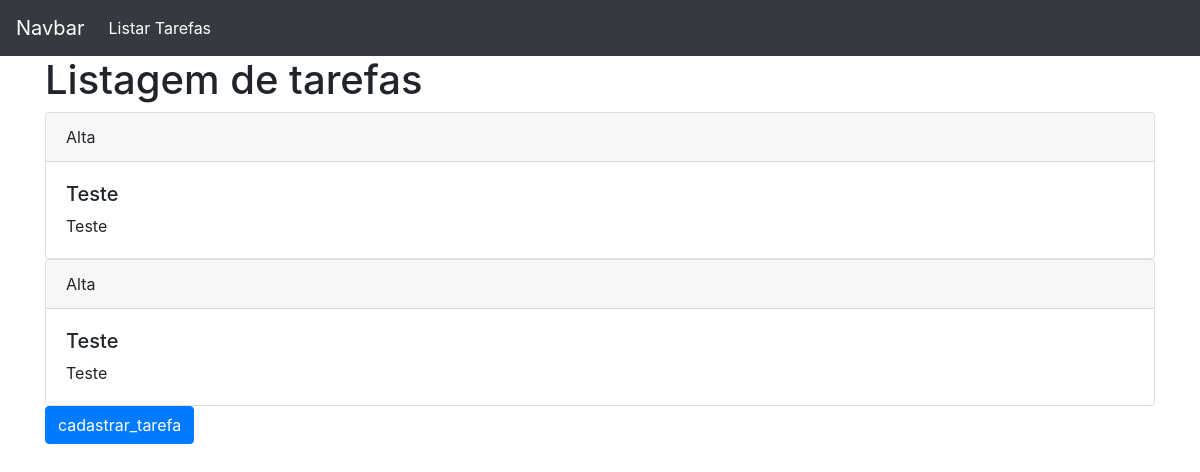
/listar_tarefas/, run on an earlier commit of the app's database.
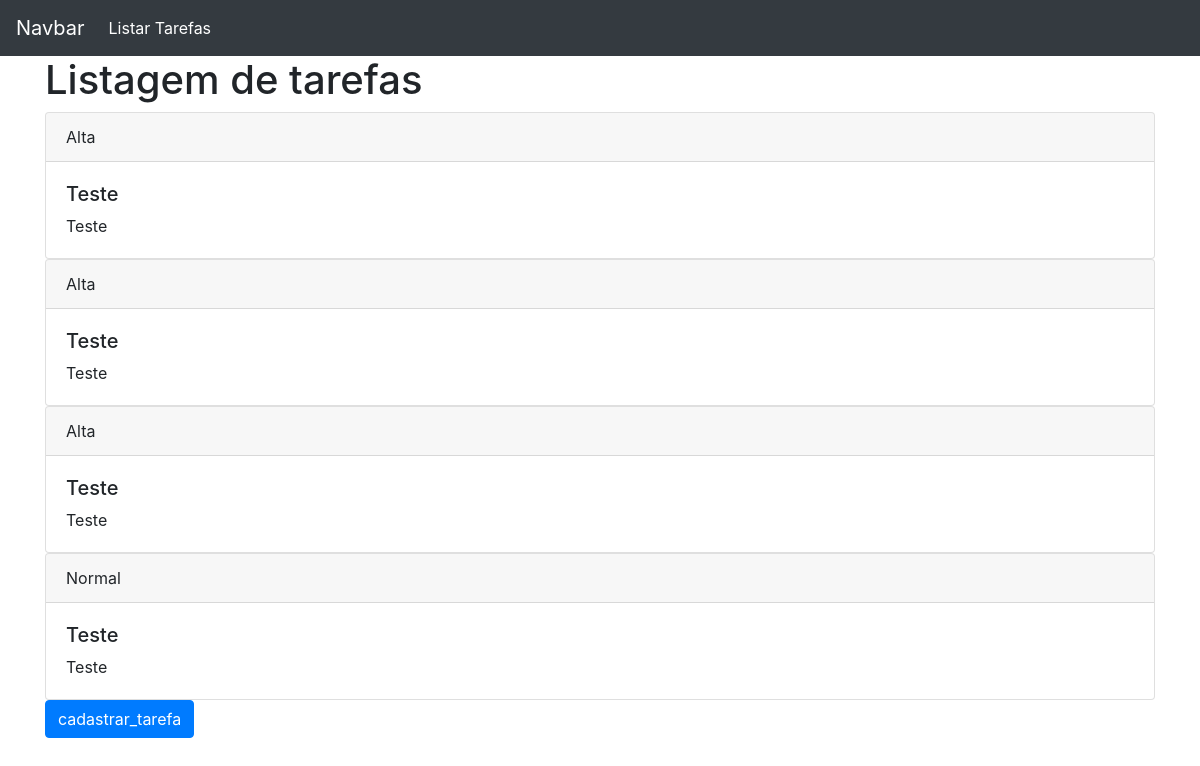
And on a later commit of the database.
### core/models.py (models this page shows)
class Tarefa(models.Model):
    PRIORIDADE_CHOICES = [
        ("A", "Alta"),
        ("B", "Normal"),
        ("C", "Baixa"),
    ]
    titulo = models.CharField(max_length=30, null=False, blank=False)
    descricao = models.CharField(max_length=100, null=False, blank=False)
    data_expiracao = models.DateField(null=False, blank=False)
    prioridade = models.CharField(max_length=1, choices=PRIORIDADE_CHOICES, null=False, blank=False)

### core/views.py (the view)
# urls.py: path("listar_tarefas/", listar_tarefas, name="listar_tarefas"),
def listar_tarefas(request):
    tarefas = tarefa_service.listar_tarefas()
    return render(request, 'tarefas/listar_tarefas.html', {"tarefas": tarefas})

### core/services/tarefa_service.py (called while the page is built)
def listar_tarefas():
    return Tarefa.objects.all()

### core/templates/tarefas/listar_tarefas.html
{% extends 'base.html' %}
{% block conteudo %}
<h1>Listagem de tarefas</h1>
{% for tarefa in tarefas %}
    <div class="card md-3">
        <div class="card-header">
            {{ tarefa.get_prioridade_display }}
        </div>
        <div class="card-body">
            <h5 class="card-titulo">
                {{tarefa.descricao}}
            </h5>
            <p class="card-text">
                {{tarefa.descricao}}
            </p>
        </div>
    </div>
{% endfor %}
    <a href="{% url 'cadastrar_tarefas' %}">
        <input type="button" class="btn btn-primary mb-3" value="cadastrar_tarefa">
    </a>
{% endblock conteudo %}

### core/templates/base.html (shortened to what this page needs)
<!DOCTYPE html>
{% load static %}
<html lang="en">
<head>
    <link rel="stylesheet" href="{% static 'app/css/bootstrap.min.css' %}">
</head>
<body>
    <nav class="navbar navbar-expand-lg navbar-dark bg-dark">
        <a class="navbar-brand" href="#">Navbar</a>
        <div class="collapse navbar-collapse" id="navbarNav">
          <ul class="navbar-nav">
            <li class="nav-item active">
              <a class="nav-link" href="{% url 'listar_tarefas' %}">Listar Tarefas</a>
            </li>
          </ul>
        </div>
      </nav>
      <main class="container">
          {% block conteudo %}
          {% endblock conteudo %}
      </main>
</body>
</html>

What changed in the data, as far as the page shows it:
added Tarefa: prioridade "Alta", descricao "Teste"
added Tarefa: prioridade "Normal", descricao "Teste"
